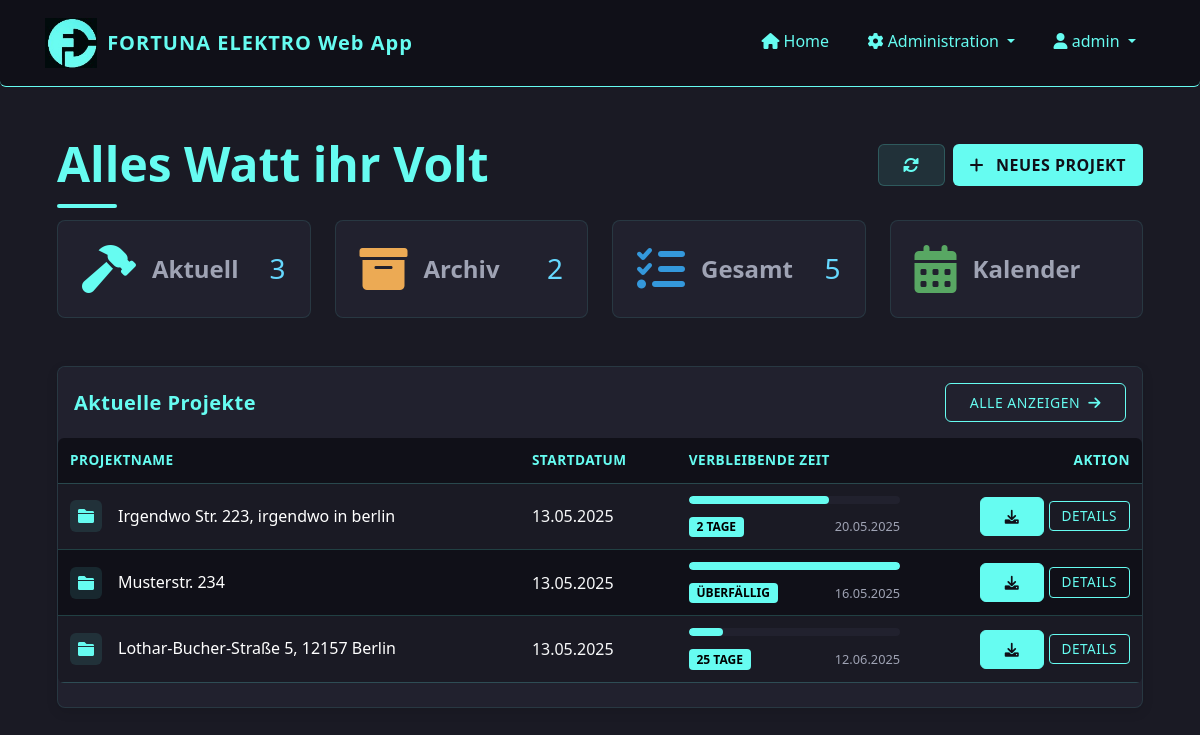
The app's page / (signed in) with its own data.
### app/models/user.py (models this page shows, shortened)
class User(UserMixin, db.Model):
    id = db.Column(db.Integer, primary_key=True)
    username = db.Column(db.String(64), unique=True, nullable=False)
    password_hash = db.Column(db.String(128), nullable=False)
    password = None  # Virtual field for Flask-Admin, not stored in DB
    role = db.Column(db.String(20), nullable=False, default='installateur')  # 'admin' oder 'installateur'
    is_active = db.Column(db.Boolean, default=True)
    created_at = db.Column(db.DateTime, default=datetime.utcnow)
    projects = db.relationship('Project', backref='creator', lazy='dynamic')
    files = db.relationship('File', backref='uploader', lazy='dynamic')
    timesheets = db.relationship('Timesheet', backref='employee', lazy='dynamic')
    def is_admin(self):
        return self.role == 'admin'

### app/models/project.py (models this page shows, shortened)
class Project(db.Model):
    id = db.Column(db.Integer, primary_key=True)
    name = db.Column(db.String(128), nullable=False)  # Adresse als Projektname
    description = db.Column(db.Text)
    start_date = db.Column(db.DateTime, default=datetime.utcnow)
    end_date = db.Column(db.DateTime)
    status = db.Column(db.String(20), default='in_bearbeitung')  # 'in_bearbeitung', 'abgeschlossen', 'archiviert'
    creator_id = db.Column(db.Integer, db.ForeignKey('user.id'))
    files = db.relationship('File', backref='project', lazy='dynamic', cascade='all, delete-orphan')
    timesheets = db.relationship('Timesheet', backref='project', lazy='dynamic', cascade='all, delete-orphan')
    def is_overdue(self):
        if not self.end_date:
            return False
        return self.end_date < datetime.now()
    def days_remaining(self):
        if not self.end_date:
            return None
        today = datetime.now()
        delta = (self.end_date.date() - today.date()).days
        return delta
    def get_progress_percentage(self):
        if not self.end_date or not self.start_date:
            return 0
        now = datetime.now()
        if isinstance(self.start_date, datetime) and isinstance(self.end_date, datetime):
            total_duration = (self.end_date - self.start_date).total_seconds()
            elapsed_time = (now - self.start_date).total_seconds()
        if elapsed_time >= total_duration:
            return 100
        progress = (elapsed_time / total_duration) * 100
        return round(progress, 1)  # Auf eine Dezimalstelle runden

### app/routes/dashboard.py (the view)
@dashboard.route('/')
@login_required
def index():
    in_progress = Project.query.filter_by(status='in_bearbeitung').order_by(Project.start_date.desc()).all()
    archived = Project.query.filter_by(status='archiviert').order_by(Project.start_date.desc()).all()
    now = datetime.now()
    return render_template(
        'dashboard/index.html',
        title='Dashboard',
        in_progress=in_progress,
        archived=archived,
        now=now  # Add this line to pass the current datetime
    )

### app/templates/dashboard/index.html (shortened to what this page needs)
{% extends "base.html" %}
{% block content %}
<link rel="stylesheet" href="{{ url_for('static', filename='css/calendar.css') }}">
<link rel="stylesheet" href="{{ url_for('static', filename='css/home.css') }}">
<link rel="stylesheet" href="{{ url_for('static', filename='css/project-modal.css') }}">
<link rel="stylesheet" href="{{ url_for('static', filename='css/card_mobile.css') }}">
<link href="https://cdnjs.cloudflare.com/ajax/libs/font-awesome/6.0.0/css/all.min.css" rel="stylesheet">
<div class="container-fluid py-4">
    <div class="d-flex flex-column flex-md-row justify-content-between align-items-start align-items-md-center mb-4 gap-3">
        <div class="position-relative">
            <div class="dashboard-heading-decoration"></div>
            <h4 class="fw-bold mb-1 display-5 position-relative">Alles Watt ihr Volt</h4>
        </div>
        <div class="d-flex">
            <a href="{{ url_for('dashboard.index') }}" class="btn btn-light me-2 btn-refresh" aria-label="Aktualisieren">
                <i class="fas fa-sync-alt"></i>
            </a>
            <a href="{{ url_for('projects.new_project') }}" class="btn btn-neues-projekt">
                <i class="fas fa-plus me-1"></i> NEUES PROJEKT
            </a>
        </div>
    </div>
<div class="row g-4 mb-5">
    <div class="col-12 col-sm-6 col-lg-3">
        <div class="card h-100 border-0 shadow-hover stat-card custom-stat-card" data-bs-toggle="modal" data-bs-target="#projectsModal" data-tab-target="in-progress-tab">
            <div class="card-body p-4">
                <div class="d-flex align-items-center justify-content-between">
                    <div class="d-flex align-items-center gap-3">
                        <i class="fas fa-hammer fa-3x text-primary"></i>
                        <span class="text-muted fw-bold fs-4">Aktuell</span>
                    </div>
                    <h3 class="mb-0">{{ in_progress|length }}</h3>
                </div>
            </div>
        </div>
    </div>
    <div class="col-12 col-sm-6 col-lg-3">
        <div class="card h-100 border-0 shadow-hover stat-card custom-stat-card" data-bs-toggle="modal" data-bs-target="#projectsModal" data-tab-target="archived-tab">
            <div class="card-body p-4">
                <div class="d-flex align-items-center justify-content-between">
                    <div class="d-flex align-items-center gap-3">
                        <i class="fas fa-archive fa-3x text-warning"></i>
                        <span class="text-muted fw-bold fs-4">Archiv</span>
                    </div>
                    <h3 class="mb-0">{{ archived|length }}</h3>
                </div>
            </div>
        </div>
    </div>
    <div class="col-12 col-sm-6 col-lg-3">
        <div class="card h-100 border-0 shadow-hover stat-card custom-stat-card" data-bs-toggle="modal" data-bs-target="#projectsModal" data-tab-target="all-tab">
            <div class="card-body p-4">
                <div class="d-flex align-items-center justify-content-between">
                    <div class="d-flex align-items-center gap-3">
                        <i class="fas fa-tasks fa-3x text-info"></i>
                        <span class="text-muted fw-bold fs-4">Gesamt</span>
                    </div>
                    <h3 class="mb-0">{{ (in_progress|length) + (completed|length) + (archived|length) }}</h3>
                </div>
            </div>
        </div>
    </div>
    <div class="col-12 col-sm-6 col-lg-3">
        <div class="card h-100 border-0 shadow-hover stat-card custom-stat-card" data-bs-toggle="modal" data-bs-target="#projectsModal" data-tab-target="calendar-tab">
            <div class="card-body p-4">
                <div class="d-flex align-items-center justify-content-between">
                    <div class="d-flex align-items-center gap-3">
                        <i class="fas fa-calendar-alt fa-3x text-success"></i>
                        <span class="text-muted fw-bold fs-4">Kalender</span>
                    </div>
                </div>
            </div>
        </div>
    </div>
</div>
<div class="row mb-4">
    <div class="col-12">
        <div class="card border-0 shadow-hover aktuelle-projekte">
            <div class="card-header border-0 py-3">
                <div class="d-flex justify-content-between align-items-center w-100">
                    <h5 class="mb-0">Aktuelle Projekte</h5>
                    <button class="btn btn-sm btn-outline-primary" data-bs-toggle="modal" data-bs-target="#projectsModal">
                        Alle anzeigen <i class="fas fa-arrow-right ms-1"></i>
                    </button>
                </div>
            </div>
            <div class="card-body p-0">
                {% if in_progress %}
                <div class="table-responsive">
                    <table class="table table-hover align-middle mb-0">
                        <thead>
                            <tr>
                                <th>Projektname</th>
                                <th class="d-none d-md-table-cell">Startdatum</th>
                                <th class="d-none d-lg-table-cell">Verbleibende Zeit</th>
                                <th class="text-end">Aktion</th>
                            </tr>
                        </thead>
                        <tbody>
                            {% for project in in_progress[:5] %}
                                <tr>
                                    <td>
                                        <div class="d-flex align-items-center">
                                            <div class="project-icon me-3">
                                                <i class="fas fa-folder" style="color: var(--accent);"></i>
                                            </div>
                                            <div>
                                                <h6 class="mb-0" style="color: white;">{{ project.name }}</h6>
                                            </div>
                                        </div>
                                    </td>
                                    <td class="d-none d-md-table-cell text-light">{{ project.start_date.strftime('%d.%m.%Y') }}</td>
                                    <td class="d-none d-lg-table-cell">
                                        {% if project.end_date %}
                                            <div class="progress-container">
                                                <div class="progress-wrapper">
                                                    <div class="progress" style="height: 8px; background-color: var(--primary-light);">
                                                        <div class="progress-bar" role="progressbar"
                                                            style="width: {{ project.get_progress_percentage() }}%; background-color: var(--accent);"
                                                            aria-valuenow="{{ project.get_progress_percentage() }}" aria-valuemin="0" aria-valuemax="100">
                                                        </div>
                                                    </div>
                                                    <div class="date-time-container">
                                                        <span class="badge bg-info countdown-badge" style="color: #000 !important; font-weight: bold;">
                                                            {% if project.is_overdue() %}
                                                                Überfällig
                                                            {% elif project.days_remaining() == 0 %}
                                                                Heute fällig
                                                            {% elif project.days_remaining() == 1 %}
                                                                1 Tag
                                                            {% else %}
                                                                {{ project.days_remaining() }} Tage
                                                            {% endif %}
                                                        </span>
                                                        <span class="end-date date-text text-muted">{{ project.end_date.strftime('%d.%m.%Y') }}</span>
                                                    </div>
                                                </div>
                                            </div>
                                        {% else %}
                                            <div class="d-flex align-items-center">
                                                <span class="badge bg-secondary">Kein Enddatum</span>
                                            </div>
                                        {% endif %}
                                    </td>
                                    <td class="text-end">
                                        <a href="{{ url_for('files.download_project', project_id=project.id) }}" class="btn btn-sm btn-primary">
                                            <i class="fas fa-download"></i>
                                        </a>
                                        <a href="{{ url_for('projects.view_project', project_id=project.id) }}" class="btn btn-sm btn-outline-primary details">
                                            Details
                                        </a>
                                    </td>
                                </tr>
                            {% endfor %}
                        </tbody>
                    </table>
                </div>
                {% endif %}
            </div>
        </div>
    </div>
</div>
                        {% set all_projects = in_progress + archived %}
{% endblock %}

### app/templates/base.html (shortened to what this page needs)
<!DOCTYPE html>
<html lang="de">
<head>
    <link href="https://cdn.jsdelivr.net/npm/bootstrap@5.3.0/dist/css/bootstrap.min.css" rel="stylesheet">
    <link rel="stylesheet" href="https://cdn.jsdelivr.net/npm/bootstrap-icons@1.11.1/font/bootstrap-icons.css">
    <link rel="stylesheet" href="https://cdnjs.cloudflare.com/ajax/libs/font-awesome/6.0.0/css/all.min.css">
    <link rel="stylesheet" href="{{ url_for('static', filename='css/responsive.css') }}">
</head>
<body>
    <nav class="navbar navbar-expand-lg navbar-dark mb-4">
        <div class="container">
            <a class="navbar-brand d-flex align-items-center" href="{{ url_for('dashboard.index') }}">
                <img src="{{ url_for('static', filename='img/logo1.jpg') }}" alt="Fortuna Elektro Logo">
                <span>FORTUNA ELEKTRO Web App</span>
            </a>
            <div class="collapse navbar-collapse" id="navbarNav">
                <ul class="navbar-nav ms-auto">
                    {% if current_user.is_authenticated %}
                        <li class="nav-item">
                            <a class="nav-link" href="{{ url_for('dashboard.index') }}">
                                <i class="fas fa-home"></i> Home
                            </a>
                        </li>
                        {% if current_user.is_authenticated and current_user.is_admin() %}
                            <li class="nav-item dropdown">
                                <a class="nav-link dropdown-toggle" href="#" role="button" data-bs-toggle="dropdown">
                                    <i class="fas fa-cog"></i> Administration
                                </a>
                            </li>
                        {% endif %}
                        <li class="nav-item dropdown">
                            <a class="nav-link dropdown-toggle" href="#" role="button" data-bs-toggle="dropdown">
                                <i class="fas fa-user"></i> {{ current_user.username }}
                            </a>
                        </li>
                    {% else %}
                        <li class="nav-item">
                            <a class="nav-link" href="{{ url_for('auth.login') }}">
                                <i class="fas fa-sign-in-alt"></i> Anmelden
                            </a>
                        </li>
                    {% endif %}
                </ul>
            </div>
        </div>
    </nav>
    <div class="container content-container">
        {% block content %}{% endblock %}
    </div>
</body>
</html>

### records on screen
User: username "admin"
Project: name "Irgendwo Str. 223, irgendwo in berlin", start_date "13.05.2025", days_remaining "2", end_date "20.05.2025"
Project: name "Musterstr. 234", start_date "13.05.2025", shows "ÜBERFÄLLIG", end_date "16.05.2025"
Project: name "Lothar-Bucher-Straße 5, 12157 Berlin", start_date "13.05.2025", days_remaining "25", end_date "12.06.2025"

### other values on screen
{{ in_progress|length }} "3"
{{ archived|length }} "2"
{{ (in_progress|length) + (completed|length) + (archived|length) }} "5"
